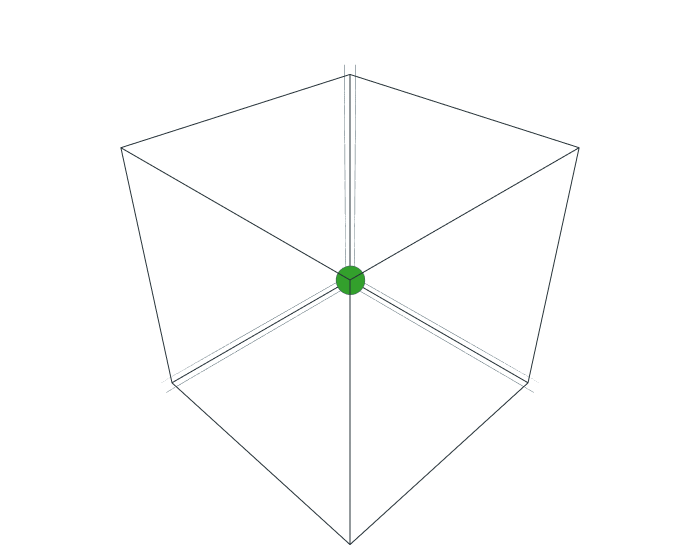

Here is the notebook cell this chart was saved with:
### Code cell
struct_Fe.show.all()

### Figure 1 — Plotly figure (JSON) as saved in the notebook; plotly's stock layout.template omitted (floating-point values rounded to 4 significant figures)
{"data": [{"line": {"color": "#263238", "width": 2}, "mode": "lines", "name": "lines", "showlegend": false, "type": "scatter3d", "x": [0, 2.87, 2.87, 0, 0], "y": [0, 0, 2.87, 2.87, 0], "z": [0, 0, 0, 0, 0]}, {"line": {"color": "#263238", "width": 2}, "mode": "lines", "name": "lines", "showlegend": false, "type": "scatter3d", "x": [0, 2.87, 2.87, 0, 0], "y": [0, 0, 2.87, 2.87, 0], "z": [2.87, 2.87, 2.87, 2.87, 2.87]}, {"line": {"color": "#263238", "width": 2}, "mode": "lines", "name": "lines", "showlegend": false, "type": "scatter3d", "x": [0, 2.87, 2.87, 0, 0], "y": [0, 0, 0, 0, 0], "z": [0, 0, 2.87, 2.87, 0]}, {"line": {"color": "#263238", "width": 2}, "mode": "lines", "name": "lines", "showlegend": false, "type": "scatter3d", "x": [0, 2.87, 2.87, 0, 0], "y": [2.87, 2.87, 2.87, 2.87, 2.87], "z": [0, 0, 2.87, 2.87, 0]}, {"line": {"color": "#263238", "width": 2}, "mode": "lines", "name": "lines", "showlegend": false, "type": "scatter3d", "x": [0, 0, 0, 0, 0], "y": [0, 2.87, 2.87, 0, 0], "z": [0, 0, 2.87, 2.87, 0]}, {"line": {"color": "#263238", "width": 2}, "mode": "lines", "name": "lines", "showlegend": false, "type": "scatter3d", "x": [2.87, 2.87, 2.87, 2.87, 2.87], "y": [0, 2.87, 2.87, 0, 0], "z": [0, 0, 2.87, 2.87, 0]}, {"marker": {"color": "#33a02c", "line": {"color": "#455A64", "width": 0.5}, "opacity": 1, "size": 10, "sizemode": "diameter", "sizeref": 750}, "mode": "markers", "opacity": 1, "type": "scatter3d", "x": [1.435], "y": [1.435], "z": [1.435]}], "layout": {"margin": {"b": 10, "l": 10, "r": 10, "t": 10}, "scene": {"aspectmode": "data", "xaxis": {"showbackground": false, "showticklabels": false, "title": {"text": ""}, "zerolinecolor": "#455A64"}, "yaxis": {"showbackground": false, "showticklabels": false, "title": {"text": ""}, "zerolinecolor": "#455A64"}, "zaxis": {"showbackground": false, "showticklabels": false, "title": {"text": ""}, "zerolinecolor": "#455A64"}}, "showlegend": false, "width": 700}}
